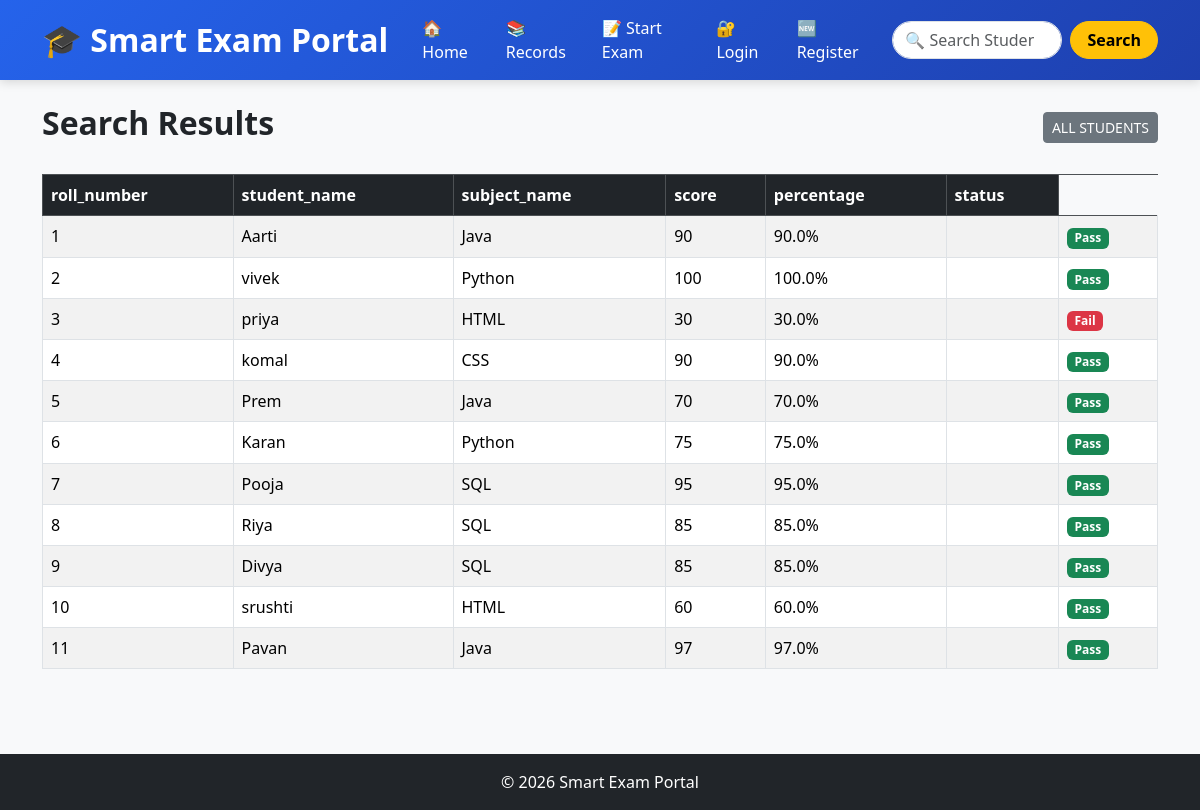
Before: /search with the older database file.
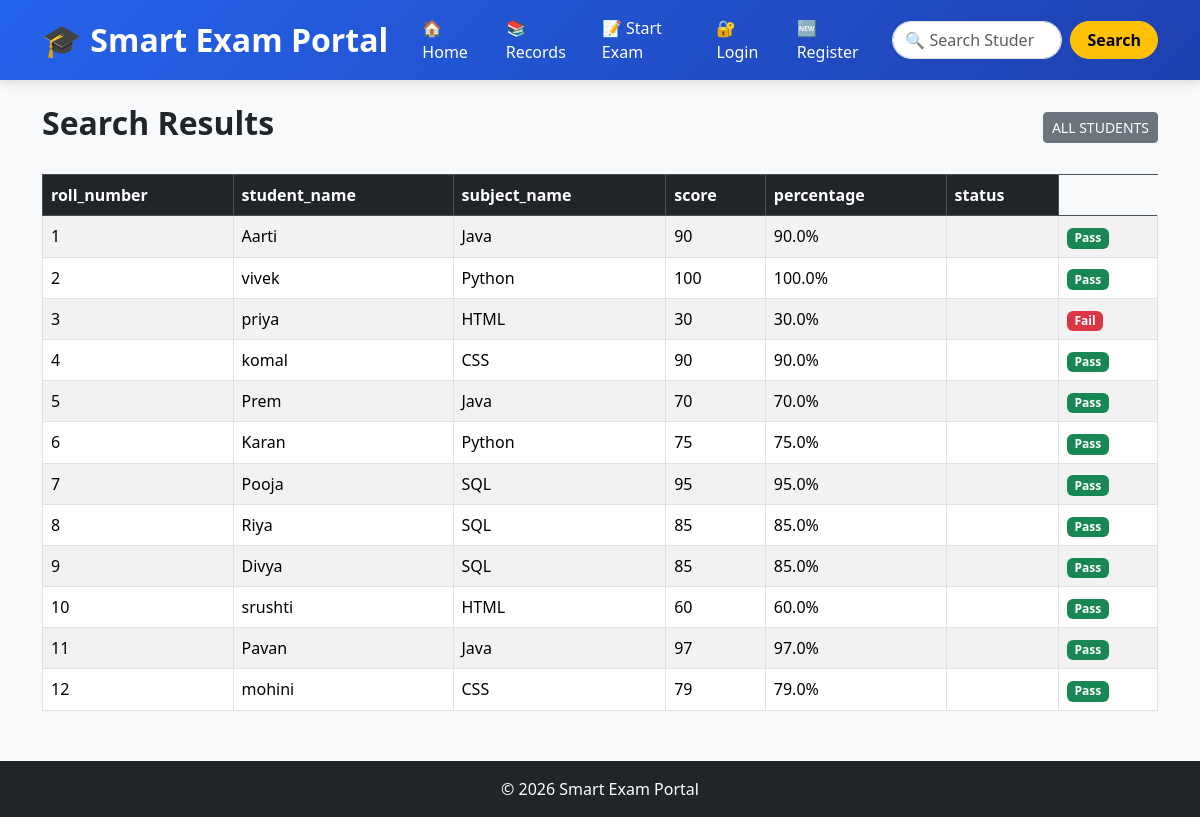
After: the same page with the newer database file.
### tables this page shows
CREATE TABLE students (
    id INTEGER PRIMARY KEY AUTOINCREMENT,
    roll_number INTEGER,
    subject_name TEXT,
    student_name TEXT,
    score INTEGER,
    percentage REAL,
    exam_date TEXT
, subject_id INTEGER, photo TEXT DEFAULT 'default.jpg');

CREATE TABLE subjects (
        id INTEGER PRIMARY KEY AUTOINCREMENT,
        name TEXT NOT NULL UNIQUE
    );

### smart_exam_portal/app.py (the view)
@app.route("/search")
def search():
    q = request.args.get("q", "")
    conn = get_db()
    if q:
        students = conn.execute("""
            SELECT
                students.id,
                students.roll_number,
                students.student_name,
                students.score,
                students.percentage,
                students.exam_date,
                students.photo,
                subjects.name AS subject_name
            FROM students
            LEFT JOIN subjects
            ON students.subject_id = subjects.id
            WHERE students.student_name LIKE ?
            OR CAST(students.roll_number AS TEXT) LIKE ?
        """, (f"%{q}%", f"%{q}%")).fetchall()
    else:
        students = conn.execute("""
            SELECT
                students.id,
                students.roll_number,
                students.student_name,
                students.score,
                students.percentage,
                students.exam_date,
                subjects.name AS subject_name
            FROM students
            LEFT JOIN subjects
            ON students.subject_id = subjects.id
        """).fetchall()
    conn.close()
    return render_template(
        "search.html",
        students=students,
        query=q
    )

### smart_exam_portal/database.py (called while the page is built)
def get_db():
    conn = sqlite3.connect(DATABASE)
    conn.row_factory = sqlite3.Row
    return conn
    conn.row_factory = sqlite3.Row
    return conn

### smart_exam_portal/templates/search.html (shortened to what this page needs)
{% extends "base.html" %}
{% block content %}
<div class="d-flex justify-content-between align-items-center mb-4">
    <h2 class="fw-bold">Search Results</h2>
    <a href="{{ url_for('records') }}"
       class="btn btn-secondary btn-sm">
        ALL STUDENTS
    </a>
</div>
{% if students|length > 0 %}
<table class="table table-striped table-bordered table-hover">
    <thead class="table-dark">
        <tr>
            <th>roll_number</th>
            <th>student_name</th>
            <th>subject_name</th>
            <th>score</th>
            <th>percentage</th>
            <th>status</th>
        </tr>
    </thead>
    <tbody>
        {% for student in students %}
        <tr>
            <td>{{ student.roll_number }}</td>
            <td>{{ student.student_name }}</td>
            <td>{{ student.subject_name }}</td>
            <td>{{ student.score }}</td>
            <td>{{ student.percentage }}%</td>
            <td>{{ student.status }}</td>
            <td>
                {% if student.percentage >= 40 %}
                    <span class="badge bg-success">
                        Pass
                    </span>
                {% else %}
                    <span class="badge bg-danger">
                        Fail
                    </span>
                {% endif %}
            </td>
        </tr>
        {% endfor %}
    </tbody>
</table>
{% endif %}
{% endblock %}

Changed rows visible on the page:
added students: roll_number "12", student_name "mohini", subject_name "CSS", score "79", percentage "79.0", shows "Pass"
